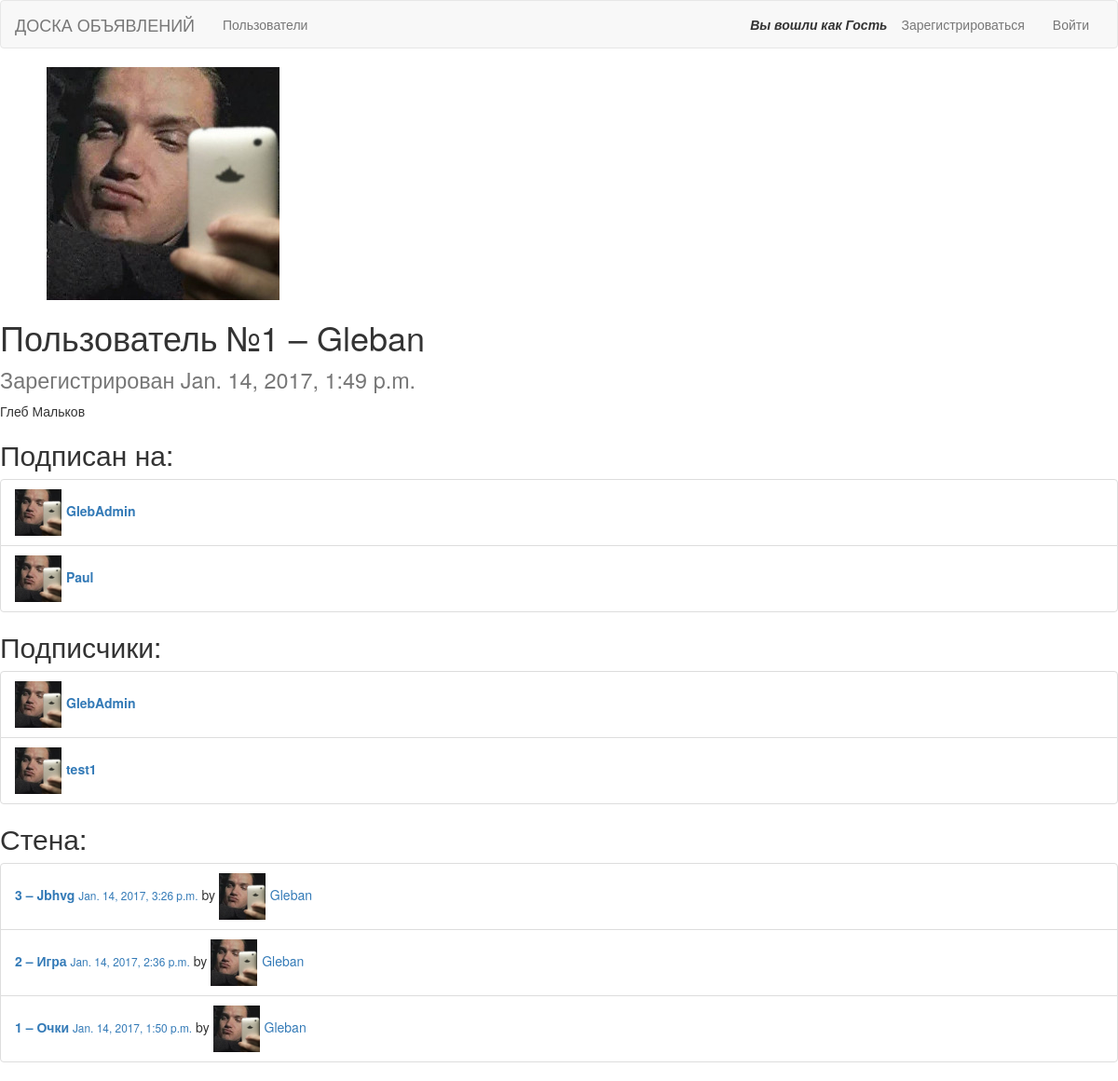
The page /user/1/ on the database its author committed.
### bulletin/models.py (models this page shows, shortened)
class MyUser(AbstractUser):
    follows = models.ManyToManyField(
       'self',
       related_name='followers',
       symmetrical=False
    )
    avatar = models.ImageField(
       upload_to='user_images/',
       default='user_images/None/no-avatar.jpg'
    )

class Bullet(models.Model):
    name = models.CharField(max_length=30, verbose_name='Заголовок')
    description = models.CharField(
       max_length=255,
       verbose_name='Объявление'
    )
    datetime = models.DateTimeField(
       auto_now=True,
       verbose_name='Время публикации'
    )
    user_posted = models.ForeignKey(
       settings.AUTH_USER_MODEL,
       on_delete=models.CASCADE,
       verbose_name='Автор',
       related_name='bullets'
    )

### bulletin/views.py (the view)
# urls.py: url(r'^user/(?P<id>\d+)/$', views.UserView.as_view(), name='user_url'),
class UserView(View):
    def get(self, request, id):
        data = auth.get_user_model().objects.get(id__exact=id)
        bullets = list(data.bullets.all())
        for followed in data.follows.all():
            for bullet in followed.bullets.all():
                bullets.append(bullet)
        return render(
           request,
           'user.html',
           {
              'selected_user': data,
              'wall_bullets': sorted(
                 bullets,
                 key=lambda b: b.datetime,
                 reverse=True
              )
           }
        )

### bulletin/templates/user.html (shortened to what this page needs)
{% extends 'base.html' %}
{% block body %}
<img src={{ selected_user.avatar.url }} style="max-height:250px;margin-left:50px"/>
<h1>Пользователь №{{ selected_user.id }} &ndash; {{ selected_user }}<br> <small>Зарегистрирован {{ selected_user.date_joined }}</small></h1>
<p>{{ selected_user.get_full_name }}</p>
<h2>Подписан на:</h2>
<ul class="list-group">
    {% for fed_user in selected_user.follows.all %}
        <li class="list-group-item">
            <a href="{% url 'user_url' fed_user.id %}">
                <b><img src={{ fed_user.avatar.url }} style="max-height:50px;margin-right:5px"/>{{ fed_user }}</b>
            </a>
        </li>
    {% empty %}
        <li class="list-group-item disabled">Пользователь ни на кого не подписан</li>
    {% endfor %}
</ul>
<h2>Подписчики:</h2>
<ul class="list-group">
    {% for fer_user in selected_user.followers.all %}
        <li class="list-group-item">
            <a href="{% url 'user_url' fer_user.id %}">
                <b><img src={{ fer_user.avatar.url }} style="max-height:50px;margin-right:5px"/>{{ fer_user }}</b>
            </a>
        </li>
    {% empty %}
        <li class="list-group-item disabled">На пользователя никто не подписан</li>
    {% endfor %}
</ul>
<h2>Стена:</h2>
<ul class="list-group">
    {% for fed_bullet in wall_bullets %}
        <li class="list-group-item"><a href="{% url 'bullet_url' fed_bullet.id %}"><b>{{fed_bullet.id}} &ndash; {{ fed_bullet.name }}</b> <small>{{ fed_bullet.datetime }}</small></a> by <a href="{% url 'user_url' fed_bullet.user_posted_id %}"><img src={{ fed_bullet.user_posted.avatar.url }} style="max-height:50px;margin-right:5px"/>{{ fed_bullet.user_posted }}</a></li>
    {% empty %}
        <li class="list-group-item disabled">Нет объявлений</li>
    {% endfor %}
</ul>
{% endblock %}

### bulletin/templates/base.html (shortened to what this page needs)
{% load static %}
<!DOCTYPE html>
<html lang="en">
<head>
    <link rel="stylesheet" type="text/css" href="{% static 'css/bootstrap.css' %}">
</head>
<body>
<nav class="navbar navbar-default">
  <div class="container-fluid">
    <div class="navbar-header">
      <a class="navbar-brand" href="{% url 'bullets' %}">ДОСКА ОБЪЯВЛЕНИЙ</a>
    </div>
    <div class="collapse navbar-collapse" id="navbar">
      <ul class="nav navbar-nav">
        <li><a href="{% url 'users' %}">Пользователи</a></li>
      </ul>
      <ul class="nav navbar-nav navbar-right">
        {% if user.is_authenticated %}
            <li><div><i><b>Здраствуйте, {{ user.get_short_name }}</b></i><img src={{ user.avatar.url }} style="max-height:50px;margin-left:5px"/></div></li>
            <li><a href="{% url 'logout' %}">Выйти из {{ user.get_username }}</a></li>
        {% else %}
            <li><div style="padding-top:15px"><i><b>Вы вошли как Гость</b></i></div></li>
            <li><a href="{% url 'signup' %}">Зарегистрироваться</a></li>
            <li><a href="{% url 'login' %}">Войти</a></li>
        {% endif %}
      </ul>
    </div>
  </div>
</nav>
    <div>
        {% block body %}Redefined by spawnlings{% endblock %}
    </div>
</body>
</html>

### rows shown on the page
MyUser: avatar (placeholder picture), id "1", username "Gleban", date_joined "Jan. 14, 2017, 1:49 p.m.", get_full_name "Глеб Мальков"
MyUser: avatar (placeholder picture), username "GlebAdmin"
MyUser: avatar (placeholder picture), username "Paul"
MyUser: avatar (placeholder picture), username "test1"
Bullet: id "3", name "Jbhvg", datetime "Jan. 14, 2017, 3:26 p.m.", user_posted.avatar (placeholder picture), user_posted "Gleban"
Bullet: id "2", name "Игра", datetime "Jan. 14, 2017, 2:36 p.m.", user_posted.avatar (placeholder picture), user_posted "Gleban"
Bullet: id "1", name "Очки", datetime "Jan. 14, 2017, 1:50 p.m.", user_posted.avatar (placeholder picture), user_posted "Gleban"
